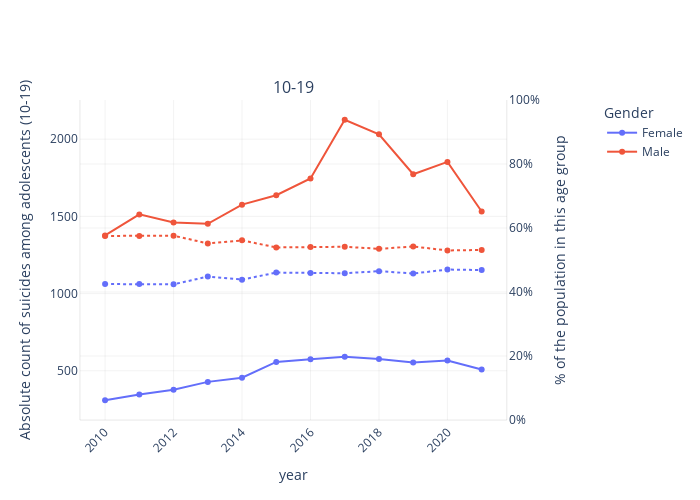
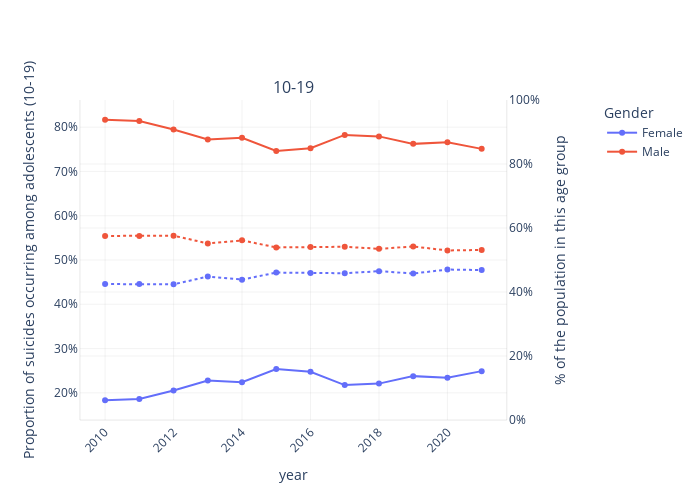
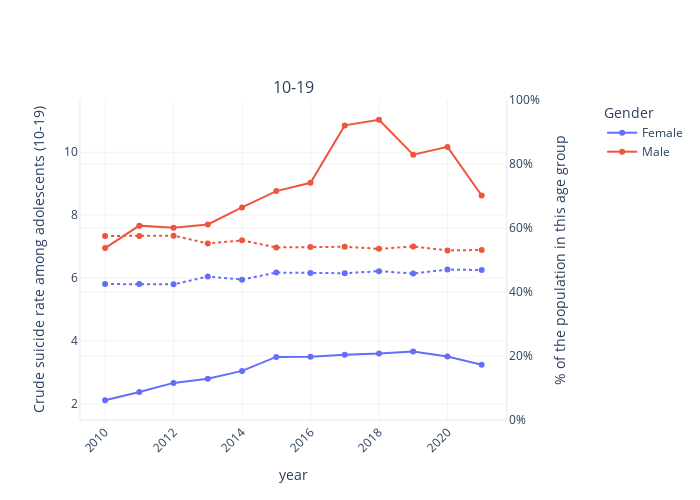

The notebook cell these images were saved under, in order:
### Markdown cell above
### By gender

### Code cell
plot_params = {"x": "year",
               "color": "gender",
               "by": "age_strat",
               "scatter": False,
               "rows": 1,
               "data_slice": {"age_strat": "10-19"},
               "second_y": {"secondary_y": True,
                            "y": "pop_share",
                            "line_param": {"dash": "dot"}}}
kwargs = {"secondary_range": [0, 100],
          "secondary_ticksuffix": "%",
          "hide_title": True,
          "second_y_title_text": "% of the population in this age group",
          "legend_text": "Gender"}

plot_params["y"] = "deaths"
kwargs["y_title_text"] = "Absolute count of suicides among adolescents (10-19)"
kwargs["plot_filename"] = f"adolescents_{plot_params['color']}_{plot_params['y']}"
plot_params.update(kwargs)

sd.plot(**plot_params
    )

plot_params["y"] = "suicide_proportion"
kwargs["y_title_text"] = "Proportion of suicides occurring among adolescents (10-19)"
kwargs["plot_filename"] = f"adolescents_{plot_params['color']}_{plot_params['y']}"
kwargs["primary_ticksuffix"] = "%"
plot_params.update(kwargs)

sd.plot(**plot_params
    )
kwargs.pop("primary_ticksuffix")
plot_params.pop("primary_ticksuffix")

plot_params["y"] = "suicide_per_100k"
kwargs["y_title_text"] = "Crude suicide rate among adolescents (10-19)"
kwargs["plot_filename"] = f"adolescents_{plot_params['color']}_{plot_params['y']}"
plot_params.update(kwargs)

sd.plot(**plot_params
    )

### Figure 1 — Plotly figure (JSON) as saved in the notebook; plotly's stock layout.template omitted (floating-point values rounded to 4 significant figures)
{"data": [{"line": {"color": "#636EFA"}, "mode": "markers+lines", "name": "Female", "showlegend": true, "type": "scatter", "x": [2010, 2011, 2012, 2013, 2014, 2015, 2016, 2017, 2018, 2019, 2020, 2021], "xaxis": "x", "y": [309, 346, 377, 428, 455, 557, 574, 591, 576, 553, 566, 508], "yaxis": "y"}, {"line": {"color": "#EF553B"}, "mode": "markers+lines", "name": "Male", "showlegend": true, "type": "scatter", "x": [2010, 2011, 2012, 2013, 2014, 2015, 2016, 2017, 2018, 2019, 2020, 2021], "xaxis": "x", "y": [1377, 1513, 1461, 1452, 1576, 1637, 1746, 2126, 2032, 1773, 1853, 1532], "yaxis": "y"}, {"line": {"color": "#636EFA", "dash": "dot"}, "mode": "markers+lines", "name": "Female", "showlegend": false, "type": "scatter", "x": [2010, 2011, 2012, 2013, 2014, 2015, 2016, 2017, 2018, 2019, 2020, 2021], "xaxis": "x", "y": [42.48, 42.48, 42.4, 44.82, 43.87, 46.07, 45.91, 45.87, 46.5, 45.78, 47.01, 46.86], "yaxis": "y2"}, {"line": {"color": "#EF553B", "dash": "dot"}, "mode": "markers+lines", "name": "Male", "showlegend": false, "type": "scatter", "x": [2010, 2011, 2012, 2013, 2014, 2015, 2016, 2017, 2018, 2019, 2020, 2021], "xaxis": "x", "y": [57.52, 57.52, 57.6, 55.18, 56.13, 53.93, 54.09, 54.13, 53.5, 54.22, 52.99, 53.14], "yaxis": "y2"}], "layout": {"annotations": [{"font": {"size": 16}, "showarrow": false, "text": "10-19", "x": 0.47, "xanchor": "center", "xref": "paper", "y": 1, "yanchor": "bottom", "yref": "paper"}], "height": 500, "legend": {"title": {"text": "Gender"}, "x": 1.15}, "plot_bgcolor": "rgb(255,255,255)", "width": 700, "xaxis": {"anchor": "y", "domain": [0, 0.94], "gridcolor": "grey", "gridwidth": 0.1, "linecolor": "black", "linewidth": 0.1, "showline": true, "tickangle": -45, "title": {"text": "year"}}, "yaxis": {"anchor": "x", "domain": [0, 1], "gridcolor": "grey", "gridwidth": 0.1, "linecolor": "black", "linewidth": 0.1, "showline": true, "ticksuffix": "", "title": {"text": "Absolute count of suicides among adolescents (10-19)"}}, "yaxis2": {"anchor": "x", "gridcolor": "grey", "gridwidth": 0.1, "linecolor": "black", "linewidth": 0.1, "overlaying": "y", "range": [0, 100], "showline": true, "side": "right", "ticksuffix": "%", "title": {"text": "% of the population in this age group"}}}}

### Figure 2 — Plotly figure (JSON) as saved in the notebook; plotly's stock layout.template omitted (floating-point values rounded to 4 significant figures)
{"data": [{"line": {"color": "#636EFA"}, "mode": "markers+lines", "name": "Female", "showlegend": true, "type": "scatter", "x": [2010, 2011, 2012, 2013, 2014, 2015, 2016, 2017, 2018, 2019, 2020, 2021], "xaxis": "x", "y": [18.33, 18.61, 20.51, 22.77, 22.4, 25.39, 24.74, 21.75, 22.09, 23.77, 23.4, 24.9], "yaxis": "y"}, {"line": {"color": "#EF553B"}, "mode": "markers+lines", "name": "Male", "showlegend": true, "type": "scatter", "x": [2010, 2011, 2012, 2013, 2014, 2015, 2016, 2017, 2018, 2019, 2020, 2021], "xaxis": "x", "y": [81.67, 81.39, 79.49, 77.23, 77.6, 74.61, 75.26, 78.25, 77.91, 76.23, 76.6, 75.1], "yaxis": "y"}, {"line": {"color": "#636EFA", "dash": "dot"}, "mode": "markers+lines", "name": "Female", "showlegend": false, "type": "scatter", "x": [2010, 2011, 2012, 2013, 2014, 2015, 2016, 2017, 2018, 2019, 2020, 2021], "xaxis": "x", "y": [42.48, 42.48, 42.4, 44.82, 43.87, 46.07, 45.91, 45.87, 46.5, 45.78, 47.01, 46.86], "yaxis": "y2"}, {"line": {"color": "#EF553B", "dash": "dot"}, "mode": "markers+lines", "name": "Male", "showlegend": false, "type": "scatter", "x": [2010, 2011, 2012, 2013, 2014, 2015, 2016, 2017, 2018, 2019, 2020, 2021], "xaxis": "x", "y": [57.52, 57.52, 57.6, 55.18, 56.13, 53.93, 54.09, 54.13, 53.5, 54.22, 52.99, 53.14], "yaxis": "y2"}], "layout": {"annotations": [{"font": {"size": 16}, "showarrow": false, "text": "10-19", "x": 0.47, "xanchor": "center", "xref": "paper", "y": 1, "yanchor": "bottom", "yref": "paper"}], "height": 500, "legend": {"title": {"text": "Gender"}, "x": 1.15}, "plot_bgcolor": "rgb(255,255,255)", "width": 700, "xaxis": {"anchor": "y", "domain": [0, 0.94], "gridcolor": "grey", "gridwidth": 0.1, "linecolor": "black", "linewidth": 0.1, "showline": true, "tickangle": -45, "title": {"text": "year"}}, "yaxis": {"anchor": "x", "domain": [0, 1], "gridcolor": "grey", "gridwidth": 0.1, "linecolor": "black", "linewidth": 0.1, "showline": true, "ticksuffix": "%", "title": {"text": "Proportion of suicides occurring among adolescents (10-19)"}}, "yaxis2": {"anchor": "x", "gridcolor": "grey", "gridwidth": 0.1, "linecolor": "black", "linewidth": 0.1, "overlaying": "y", "range": [0, 100], "showline": true, "side": "right", "ticksuffix": "%", "title": {"text": "% of the population in this age group"}}}}

### Figure 3 — Plotly figure (JSON) as saved in the notebook; plotly's stock layout.template omitted (floating-point values rounded to 4 significant figures)
{"data": [{"line": {"color": "#636EFA"}, "mode": "markers+lines", "name": "Female", "showlegend": true, "type": "scatter", "x": [2010, 2011, 2012, 2013, 2014, 2015, 2016, 2017, 2018, 2019, 2020, 2021], "xaxis": "x", "y": [2.112, 2.374, 2.664, 2.796, 3.045, 3.49, 3.496, 3.561, 3.598, 3.664, 3.501, 3.244], "yaxis": "y"}, {"line": {"color": "#EF553B"}, "mode": "markers+lines", "name": "Male", "showlegend": true, "type": "scatter", "x": [2010, 2011, 2012, 2013, 2014, 2015, 2016, 2017, 2018, 2019, 2020, 2021], "xaxis": "x", "y": [6.953, 7.665, 7.598, 7.703, 8.243, 8.764, 9.027, 10.85, 11.03, 9.922, 10.17, 8.625], "yaxis": "y"}, {"line": {"color": "#636EFA", "dash": "dot"}, "mode": "markers+lines", "name": "Female", "showlegend": false, "type": "scatter", "x": [2010, 2011, 2012, 2013, 2014, 2015, 2016, 2017, 2018, 2019, 2020, 2021], "xaxis": "x", "y": [42.48, 42.48, 42.4, 44.82, 43.87, 46.07, 45.91, 45.87, 46.5, 45.78, 47.01, 46.86], "yaxis": "y2"}, {"line": {"color": "#EF553B", "dash": "dot"}, "mode": "markers+lines", "name": "Male", "showlegend": false, "type": "scatter", "x": [2010, 2011, 2012, 2013, 2014, 2015, 2016, 2017, 2018, 2019, 2020, 2021], "xaxis": "x", "y": [57.52, 57.52, 57.6, 55.18, 56.13, 53.93, 54.09, 54.13, 53.5, 54.22, 52.99, 53.14], "yaxis": "y2"}], "layout": {"annotations": [{"font": {"size": 16}, "showarrow": false, "text": "10-19", "x": 0.47, "xanchor": "center", "xref": "paper", "y": 1, "yanchor": "bottom", "yref": "paper"}], "height": 500, "legend": {"title": {"text": "Gender"}, "x": 1.15}, "plot_bgcolor": "rgb(255,255,255)", "width": 700, "xaxis": {"anchor": "y", "domain": [0, 0.94], "gridcolor": "grey", "gridwidth": 0.1, "linecolor": "black", "linewidth": 0.1, "showline": true, "tickangle": -45, "title": {"text": "year"}}, "yaxis": {"anchor": "x", "domain": [0, 1], "gridcolor": "grey", "gridwidth": 0.1, "linecolor": "black", "linewidth": 0.1, "showline": true, "ticksuffix": "", "title": {"text": "Crude suicide rate among adolescents (10-19)"}}, "yaxis2": {"anchor": "x", "gridcolor": "grey", "gridwidth": 0.1, "linecolor": "black", "linewidth": 0.1, "overlaying": "y", "range": [0, 100], "showline": true, "side": "right", "ticksuffix": "%", "title": {"text": "% of the population in this age group"}}}}
